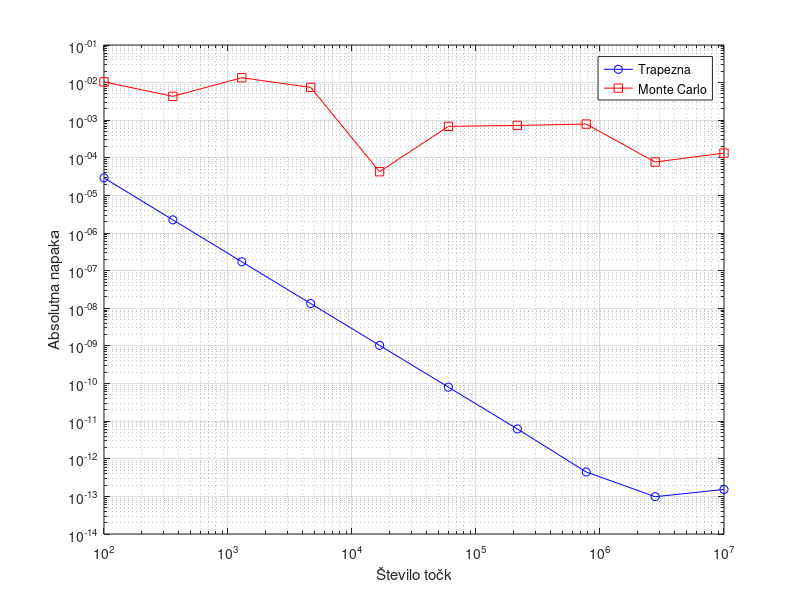
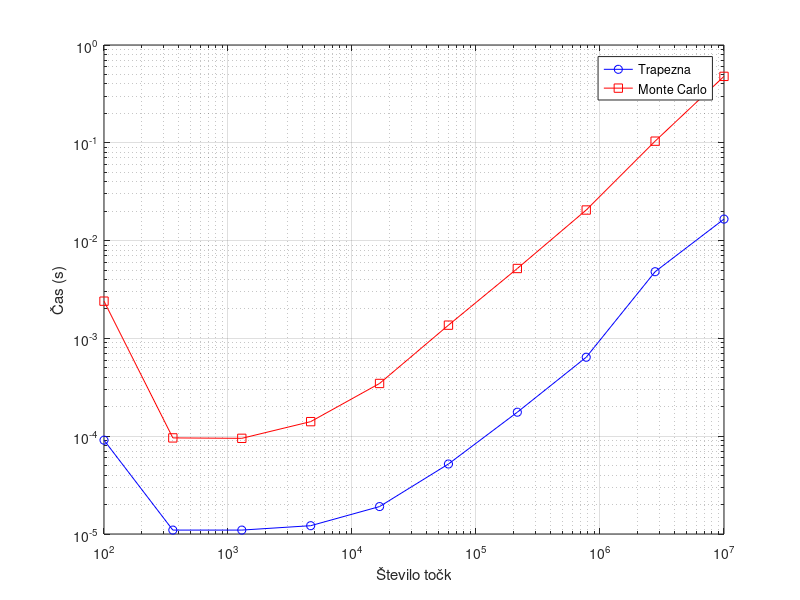
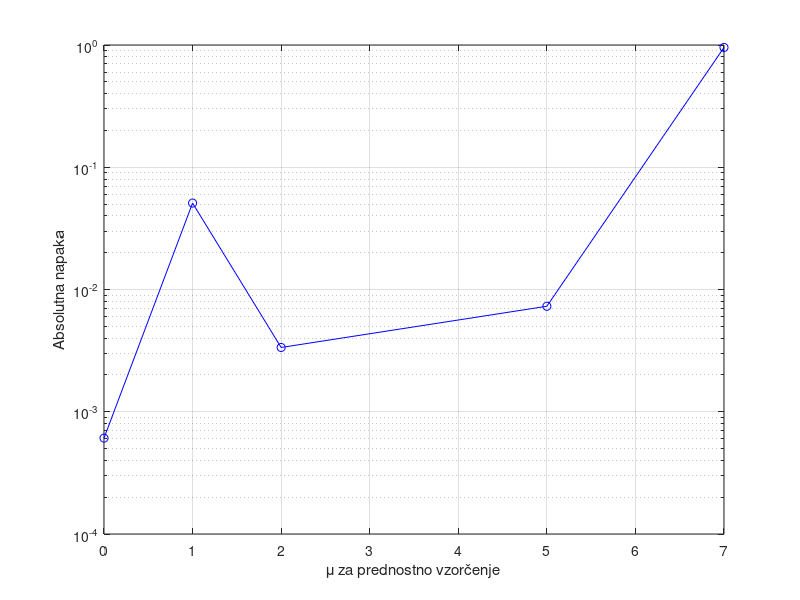

Write MATLAB code to recreate these figures, in order.
%parametri
intervali = {[-1,1],[-2,2],[-3,3]};
mu_vrednosti = [0, 1, 2, 5, 7]; %vzorcenje
N_vrednosti = round(logspace(2, 7, 10)); %1e4 do 1e6
n_trapez_vrednosti = round(logspace(2, 7, 10)); %1e2 do 1e4

prave_vrednosti = zeros(size(intervali));
napake_trapez = cell(size(intervali));
casi_trapez = cell(size(intervali));
napake_mc = cell(size(intervali));
casi_mc = cell(size(intervali));
napake_vzor = cell(size(intervali));
casi_vzor = cell(size(intervali));

normpdf = @(x) (1/sqrt(2*pi)) * exp(-x.^2/2);
normcdf = @(x) 0.5*(1 + erf(x/sqrt(2)));

koncne_vrednosti_trapez = zeros(size(intervali));
koncne_vrednosti_mc = zeros(size(intervali));
koncne_vrednosti_vzor = cell(size(intervali));

%%
for k = 1:length(intervali)
    a = intervali{k}(1);
    b = intervali{k}(2);
    prave_vrednosti(k) = normcdf(b)-normcdf(a);

    %Trapezna formula
    napake_trapez{k} = zeros(size(n_trapez_vrednosti));
    casi_trapez{k} = zeros(size(n_trapez_vrednosti));
    f = @(x) normpdf(x);
    for i = 1:length(n_trapez_vrednosti)
        n = n_trapez_vrednosti(i);
        x = linspace(a, b, n);
        y = f(x);
        h = (b-a)/(n-1);
        tic;
        I = h/2 * (y(1) + 2*sum(y(2:end-1)) + y(end));
        casi_trapez{k}(i) = toc;
        napake_trapez{k}(i) = abs(I - prave_vrednosti(k));
        if i == length(n_trapez_vrednosti)
            koncne_vrednosti_trapez(k) = I;
        end
    end

    %Monte carlo
    napake_mc{k} = zeros(size(N_vrednosti));
    casi_mc{k} = zeros(size(N_vrednosti));
    for i=1:length(N_vrednosti)
        N = N_vrednosti(i);
        tic;
        x_enakomerno = a + (b-a)*rand(N, 1);
        I = (b-a) * mean(normpdf(x_enakomerno));
        casi_mc{k}(i) = toc;
        napake_mc{k}(i) = abs(I - prave_vrednosti(k));
        if i == length(N_vrednosti)
            koncne_vrednosti_mc(k) = I;
        end
    end
    
    %prednostno vzorcenje
    napake_vzor{k} = zeros(length(mu_vrednosti), length(N_vrednosti));
    casi_vzor{k} = zeros(length(mu_vrednosti), length(N_vrednosti));
    koncne_vrednosti_vzor{k} = zeros(length(mu_vrednosti));
    for m = 1:length(mu_vrednosti)
        mu = mu_vrednosti(m);
        for i = 1:length(N_vrednosti)
            N = N_vrednosti(i);
            tic;
            x_vzor = mu + randn(N, 1);
            v_intervalu = (x_vzor >= a) & (x_vzor <= b);
            f = normpdf(x_vzor);
            g = (1/sqrt(2*pi)) * exp(-(x_vzor - mu).^2 / 2);
            f_g = f ./ g;
            I = mean(v_intervalu .* f_g);
            casi_vzor{k}(m, i) = toc;
            napake_vzor{k}(m, i) = abs(I - prave_vrednosti(k));
            if i == length(N_vrednosti)
                koncne_vrednosti_vzor{k}(m) = I;
            end
        end
    end
end

%%
% Plotting results for one interval (e.g., [-1, 1])
k = 2; % Change index for other intervals
a = intervali{k}(1);
b = intervali{k}(2);
% Error vs N for Trapezoidal and MC
figure;
loglog(n_trapez_vrednosti, napake_trapez{k}, 'b-o', 'DisplayName', 'Trapezna');
hold on;
loglog(N_vrednosti, napake_mc{k}, 'r-s', 'DisplayName', 'Monte Carlo');
xlabel('Število točk');
ylabel('Absolutna napaka');
legend;
%title(['Error Comparison: [', num2str(a), ', ', num2str(b), ']']);
grid on;
% Time vs N for Trapezoidal and MC
figure;
loglog(n_trapez_vrednosti, casi_trapez{k}, 'b-o', 'DisplayName', 'Trapezna');
hold on;
loglog(N_vrednosti, casi_mc{k}, 'r-s', 'DisplayName', 'Monte Carlo');
xlabel('Število točk');
ylabel('Čas (s)');
legend;
%title(['Time Comparison: [', num2str(a), ', ', num2str(b), ']']);
grid on;
% Error vs mu for Importance Sampling (fixed N)
figure;
N_idx = 3; % Example: N = 1e5
semilogy(mu_vrednosti, napake_vzor{k}(:, N_idx), 'b-o');
xlabel('\mu za prednostno vzorčenje');
ylabel('Absolutna napaka');
%title(['Error vs \mu (N=1e5): [', num2str(a), ', ', num2str(b), ']']);
grid on;

%%
% Displaying the final integral values
disp('Končne vrednosti integralov:');
for k = 1:length(intervali)
    fprintf('Interval: [%.1f, %.1f]\n', intervali{k}(1), intervali{k}(2));
    fprintf('  Prava vrednost: %.8f\n', prave_vrednosti(k));
    fprintf('  Trapezna metoda (N = %d): %.8f\n', n_trapez_vrednosti(end), koncne_vrednosti_trapez(k));
    fprintf('  Monte Carlo (N = %d): %.8f\n', N_vrednosti(end), koncne_vrednosti_mc(k));
    fprintf('  Prednostno vzorčenje (N = %d):\n', N_vrednosti(end));
    for m = 1:length(mu_vrednosti)
        fprintf('    mu = %.1f: %.8f\n', mu_vrednosti(m), koncne_vrednosti_vzor{k}(m));
    end
end